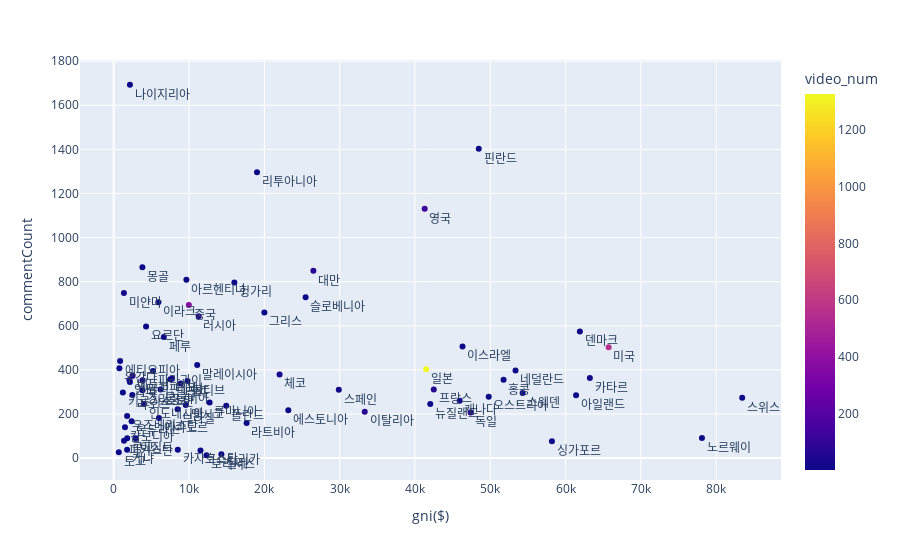

Write notebook code for a chart like this one.
### Code cell
fig = px.scatter(countires_stat, x="gni($)", y="commentCount", color = "video_num", text="country")
fig.update_traces(textposition="bottom right")
fig.show()

### Figure 1 — Plotly figure (JSON) as saved in the notebook; plotly's stock layout.template omitted (floating-point values rounded to 4 significant figures)
{"data": [{"hovertemplate": "gni($)=%{x}<br>commentCount=%{y}<br>country=%{text}<br>video_num=%{marker.color}<extra></extra>", "legendgroup": "", "marker": {"color": [2, 2, 4, 4, 1, 124, 1, 14, 2, 2, 1, 2, 11, 4, 6, 7, 76, 70, 7, 560, 4, 25, 1, 16, 374, 2, 63, 1, 27, 5, 4, 1, 4, 4, 45, 1327, 3, 4, 16, 2, 1, 11, 1, 4, 2, 23, 61, 7, 61, 21, 15, 18, 5, 15, 1, 2, 3, 3, 65, 2, 1, 6, 2, 3, 2, 1, 1, 1, 1, 1, 1, 1], "coloraxis": "coloraxis", "symbol": "circle"}, "mode": "markers+text", "name": "", "orientation": "v", "showlegend": false, "text": ["나이지리아", "슬로베니아", "핀란드", "아르헨티나", "리투아니아", "영국", "그리스", "터키", "헝가리", "스웨덴", "라트비아", "에티오피아", "이스라엘", "페루", "몽골", "네덜란드", "대만", "러시아", "콜롬비아", "미국", "덴마크", "미얀마", "요르단", "스페인", "중국", "라오스", "프랑스", "이라크", "체코", "스위스", "스리랑카", "키르기스스탄", "아일랜드", "레바논", "인도", "일본", "에스토니아", "말레이시아", "캐나다", "에콰도르", "몰디브", "브라질", "루마니아", "가나", "파라과이", "필리핀", "독일", "폴란드", "베트남", "인도네시아", "멕시코", "태국", "홍콩", "카타르", "캄보디아", "뉴질랜드", "오스트리아", "우즈베키스탄", "이탈리아", "온두라스", "우간다", "싱가포르", "파키스탄", "노르웨이", "이집트", "케냐", "콩고", "토고", "코스타리카", "카자흐스탄", "칠레", "모리셔스"], "textposition": "bottom right", "type": "scatter", "x": [2157.0, 25480.0, 48470.0, 9654.0, 19030.0, 41290.0, 20010.0, 8893.0, 16020.0, 54300.0, 17650.0, 853.3, 46320.0, 6652.0, 3811.0, 53350.0, 26514, 11290.0, 6228.0, 65720.0, 61900.0, 1356.0, 4299.0, 29890.0, 9979.0, 2475.0, 42500.0, 5927.0, 22020.0, 83450.0, 3826.0, 1221.0, 61390.0, 7752.0, 2081.0, 41490.0, 23190.0, 11090.0, 45940.0, 6005.0, 9792.0, 8486.0, 12740.0, 2154.0, 5216.0, 3832.0, 47390.0, 14940.0, 2512.0, 4012.0, 9572.0, 7520.0, 51770.0, 63220.0, 1501.0, 42040.0, 49790.0, 1783.0, 33330.0, 2378.0, 756.1, 58180.0, 1371.0, 78110.0, 2910.0, 1780.0, 1792.0, 678.1, 11530.0, 8510.0, 14300.0, 12320.0], "xaxis": "x", "y": [1693, 729, 1403.0, 808.8, 1296, 1130.0, 660, 338.4, 796, 295.5, 159, 440.5, 506.3, 548.8, 865.5, 397.7, 849.3, 642.8, 311.3, 502.3, 574.5, 748.2, 597, 309.4, 694.8, 286.5, 311.0, 707, 379.2, 273.2, 307.8, 298, 284.8, 359.8, 353.8, 403.3, 216.7, 422, 260.3, 181.5, 350, 221.1, 252, 345, 395.5, 352.7, 206.8, 237, 374.9, 245.1, 240.8, 357.1, 355, 363.1, 140, 245.5, 278.7, 191.3, 210.7, 167, 408, 76.5, 78.5, 91.67, 90, 38, 90, 27, 35, 38, 17, 13], "yaxis": "y"}], "layout": {"coloraxis": {"colorbar": {"title": {"text": "video_num"}}, "colorscale": [[0, "#0d0887"], [0.1111, "#46039f"], [0.2222, "#7201a8"], [0.3333, "#9c179e"], [0.4444, "#bd3786"], [0.5556, "#d8576b"], [0.6667, "#ed7953"], [0.7778, "#fb9f3a"], [0.8889, "#fdca26"], [1, "#f0f921"]]}, "legend": {"tracegroupgap": 0}, "margin": {"t": 60}, "xaxis": {"anchor": "y", "domain": [0, 1], "title": {"text": "gni($)"}}, "yaxis": {"anchor": "x", "domain": [0, 1], "title": {"text": "commentCount"}}}}
